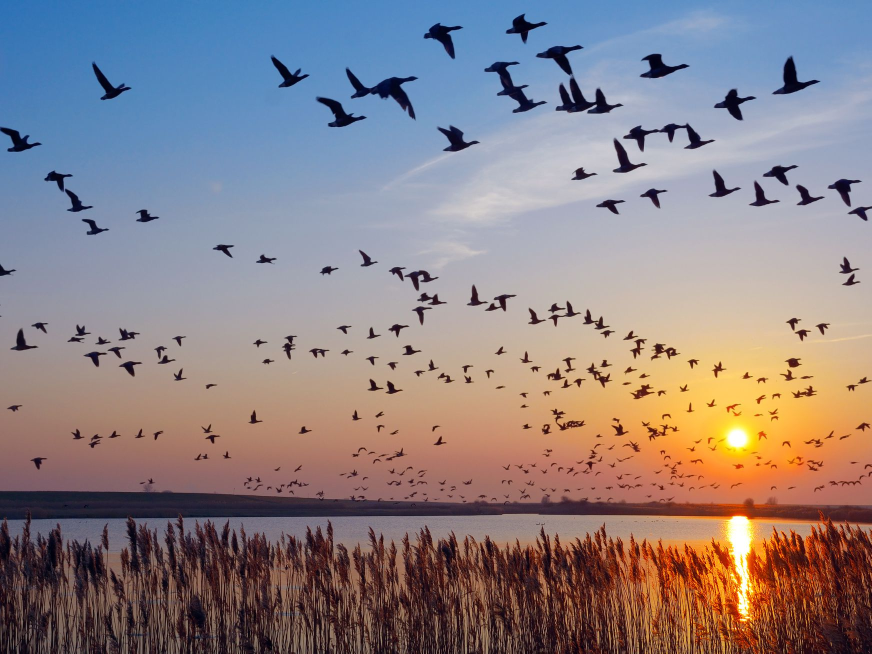
#> input picture hard.jpg, 1743 x 1307 px (shown at 1/2 size)
$ python test-remove-border.py
#> lines starting #> are read from the running program, lines starting #| are printed output that depends on the picture; after the words box and inside, x2 and y2 are one past the last pixel; in counts of white or black regions, pixels touching at a corner belong together
import cv2
import numpy as np

# read image
img = cv2.imread('hard.jpg')
#> img is the input picture: shape (1307, 1743, 3); mean B, G, R 132.3, 128.8, 139.5
gray = cv2.cvtColor(img, cv2.COLOR_BGR2GRAY)
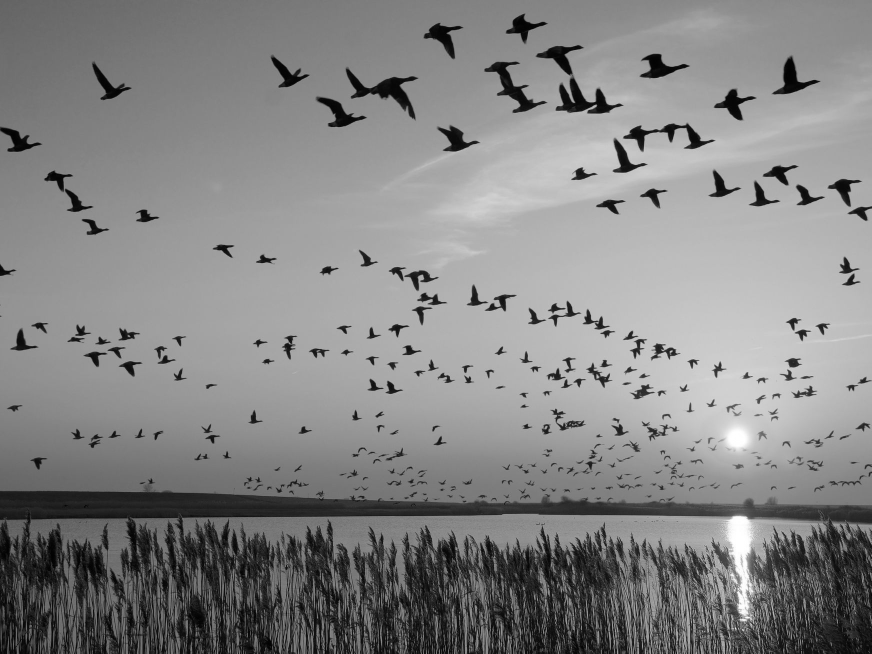
#> gray: shape (1307, 1743) (shown at 1/2 size); min 0, max 255, mean 132.4
thresh = cv2.threshold(gray, 40, 255, cv2.THRESH_BINARY)[1]
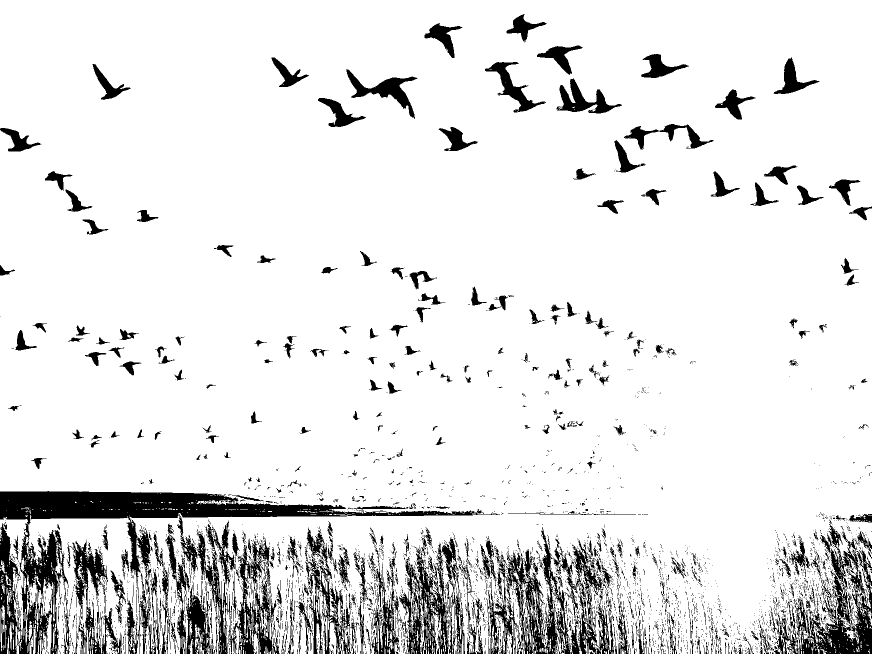
#> thresh: shape (1307, 1743) (shown at 1/2 size); 89.5% white; 4231 black regions (3772 under 20 px), largest, box (x1, y1, x2, y2) and area: (0, 982, 1000, 1307) 49781, (1587, 1048, 1743, 1307) 14792, (975, 1055, 1143, 1307) 14303
kernel = np.ones((7,7),np.uint8)
kernel2 = np.ones((3,3),np.uint8)
marker = thresh.copy()
marker[1:-1,1:-1]=0
#> marker: shape (1307, 1743); 0.21% white in thin lines or dots
while True:
    tmp=marker.copy()
    marker=cv2.dilate(marker, kernel2)
    marker=cv2.min(thresh, marker)
    difference = cv2.subtract(marker, tmp)
    if cv2.countNonZero(difference) == 0:
        break
#> this loop made 656 passes
#> pass 1, `marker=cv2.min(thresh, marker)`:
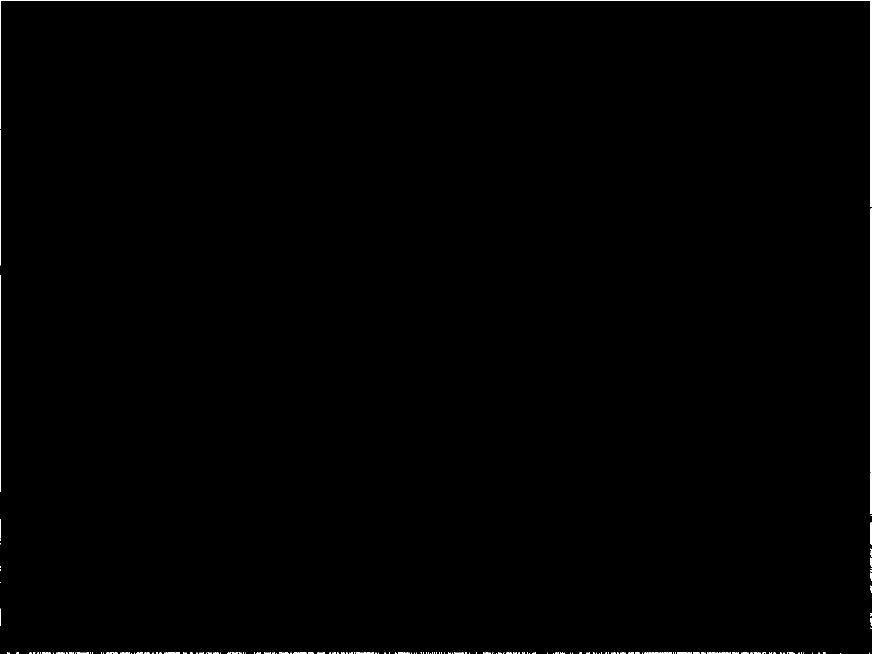
#> marker: shape (1307, 1743) (shown at 1/2 size); 0.41% white; 276 white regions (257 under 20 px), largest, box (x1, y1, x2, y2) and area: (0, 0, 1743, 414) 4819, (1741, 417, 1743, 945) 1056, (0, 551, 2, 983) 863
#> after the loop:
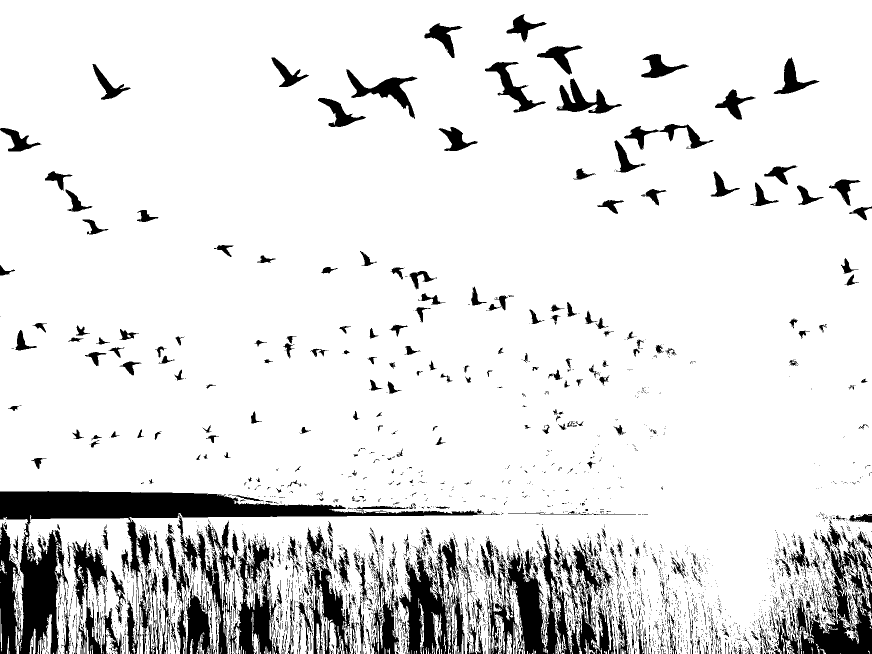
#> marker: shape (1307, 1743) (shown at 1/2 size); 88.6% white; 4154 black regions (3695 under 20 px), largest, box (x1, y1, x2, y2) and area: (0, 982, 1000, 1307) 56023, (975, 1055, 1143, 1307) 17343, (1587, 1048, 1743, 1307) 16072

mask=cv2.bitwise_not(marker)
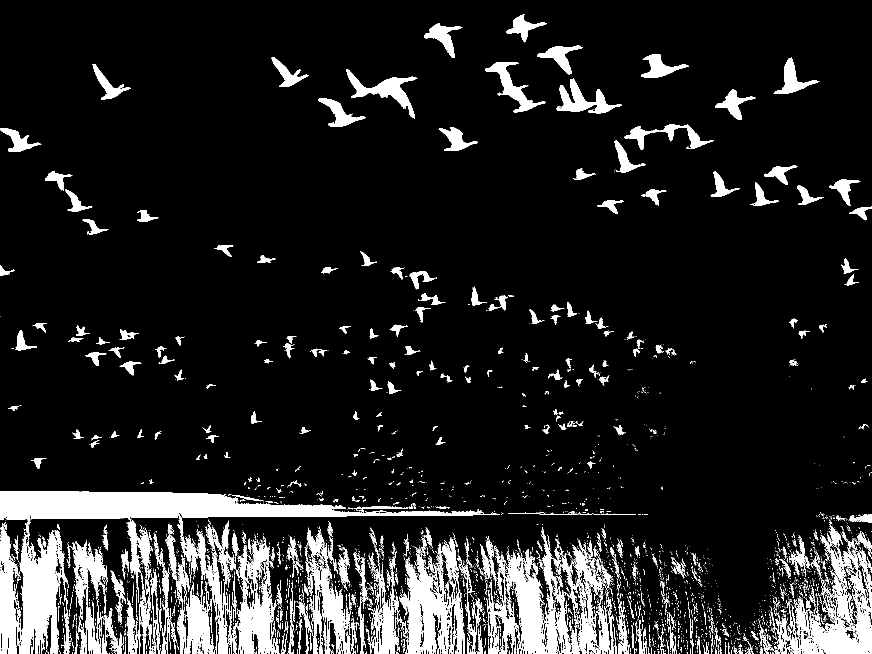
#> mask: shape (1307, 1743) (shown at 1/2 size); 11.4% white; 4154 white regions (3695 under 20 px), largest, box (x1, y1, x2, y2) and area: (0, 982, 1000, 1307) 56023, (975, 1055, 1143, 1307) 17343, (1587, 1048, 1743, 1307) 16072
mask_color = cv2.cvtColor(mask, cv2.COLOR_GRAY2BGR)
out=cv2.bitwise_and(img, mask_color)
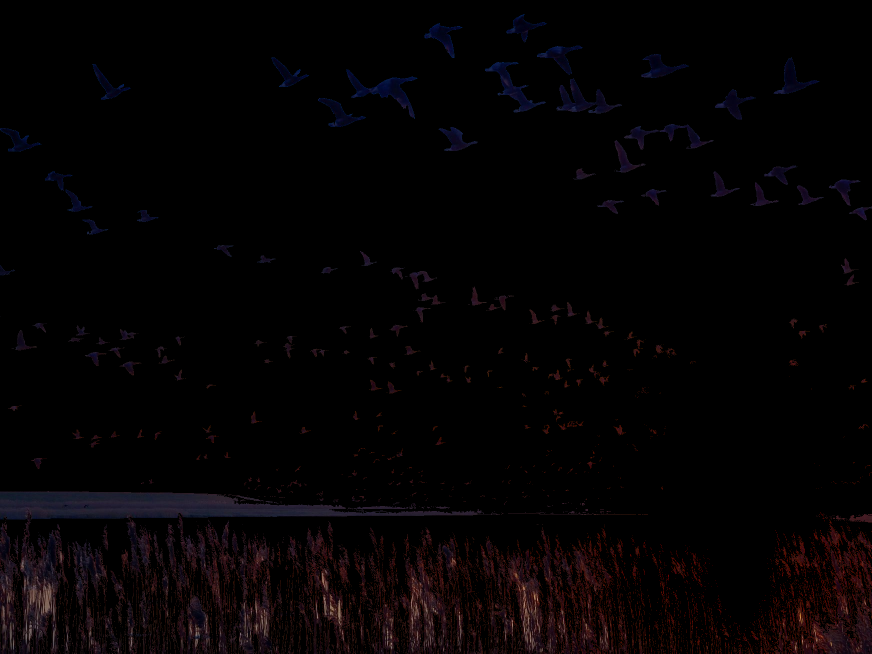
#> out: shape (1307, 1743, 3) (shown at 1/2 size); mean B, G, R 3.3, 2.3, 4.7

scale_percent = 50 # percent of original size
width = int(img.shape[1] * scale_percent / 100)
#> width = 871
height = int(img.shape[0] * scale_percent / 100)
#> height = 653
dim = (width, height)
#> dim = (871, 653)
# save cropped image
resized = cv2.resize(out, dim, interpolation = cv2.INTER_AREA)
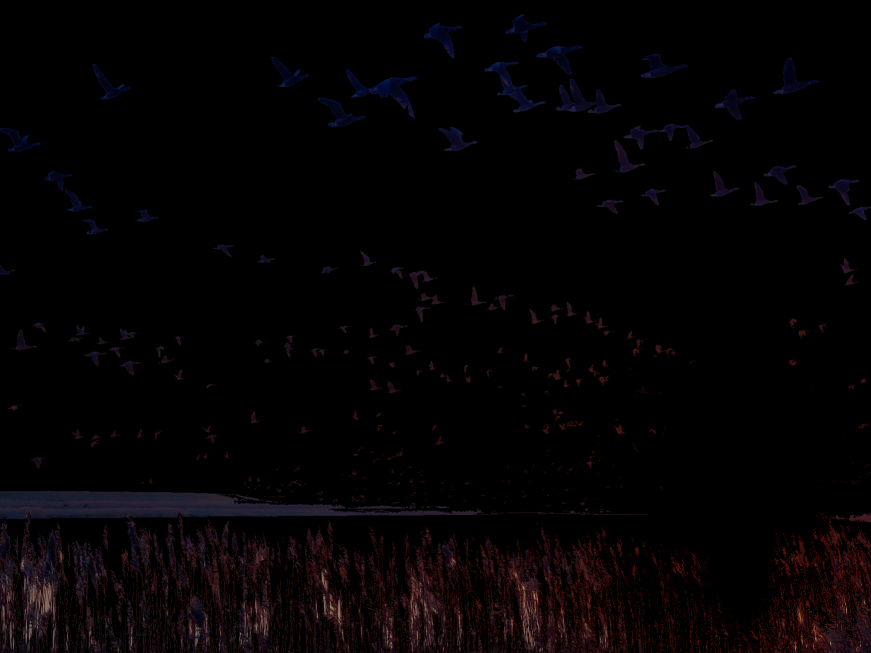
#> resized: shape (653, 871, 3); mean B, G, R 3.3, 2.3, 4.7
    # Display Canny Edge Detection Image
    # cv2.imshow('Original', img)
cv2.imshow('Dilation', resized)
# show the images
cv2.waitKey(0)
cv2.destroyAllWindows()

$ run again, with oiseau pas belle.jpg copied over hard.jpg
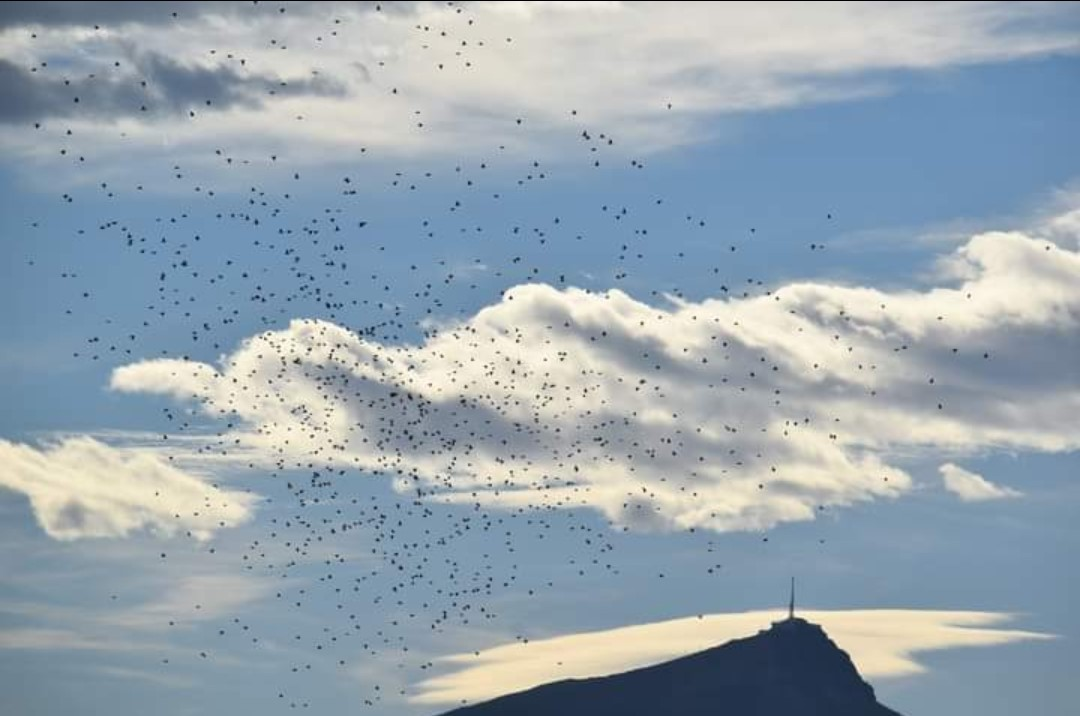
#> input picture oiseau pas belle.jpg, 1080 x 716 px
#> img is the input picture: shape (716, 1080, 3); mean B, G, R 176.9, 166.2, 151.6
#> `thresh = cv2.threshold(gray, 40, 255, cv2.THRESH_BINARY)[1]`:
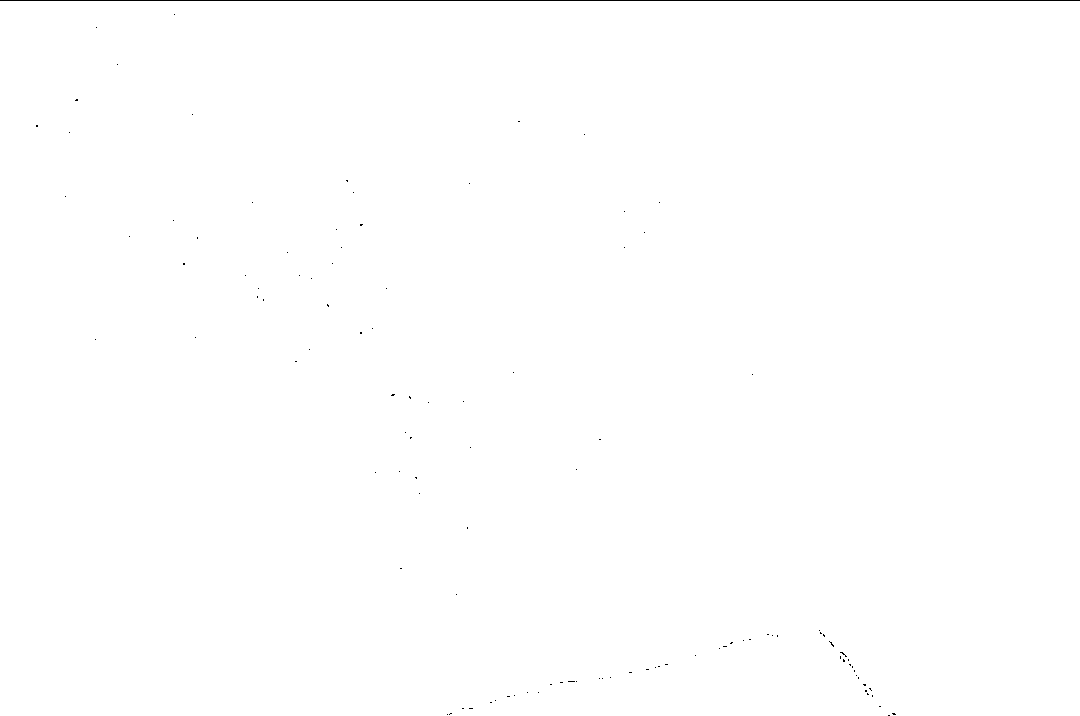
#> thresh: shape (716, 1080); 99.8% white; black in thin lines or dots
#> the loop `while True:` made 540 passes
#> pass 2, `marker=cv2.dilate(marker, kernel2)`:
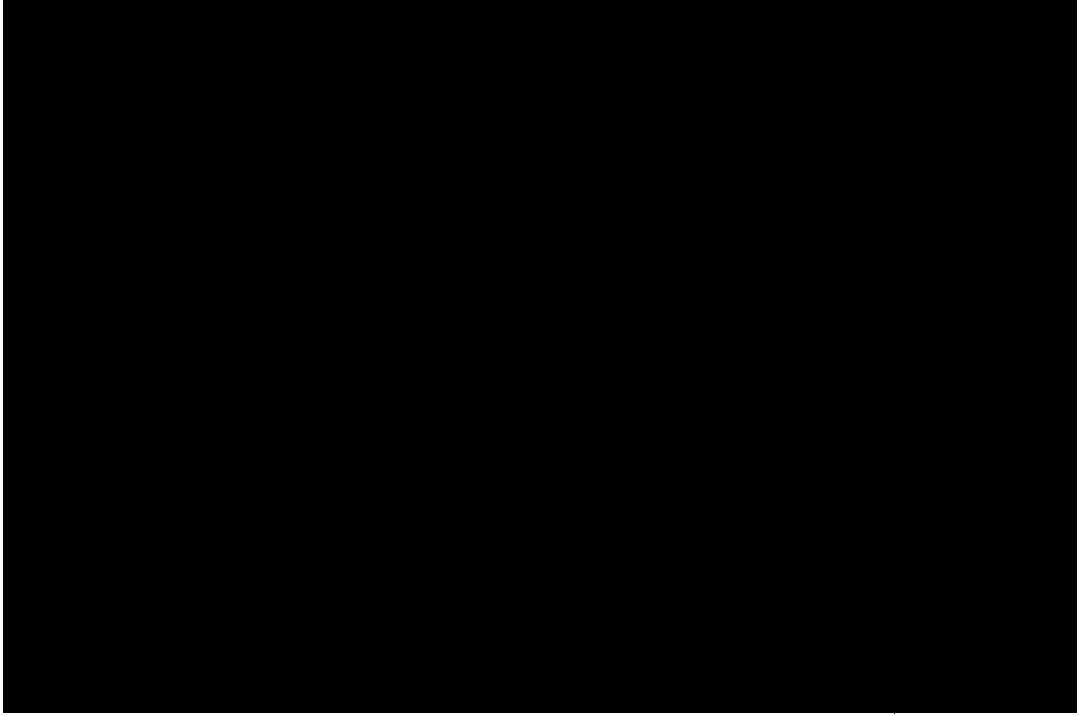
#> marker: shape (716, 1080); 0.97% white; 1 white region, box (x1, y1, x2, y2) and area: (0, 0, 1080, 716) 7517
#> mask: shape (716, 1080); 0.17% white in thin lines or dots
#> mask_color: shape (716, 1080, 3); 0.17% white in thin lines or dots
